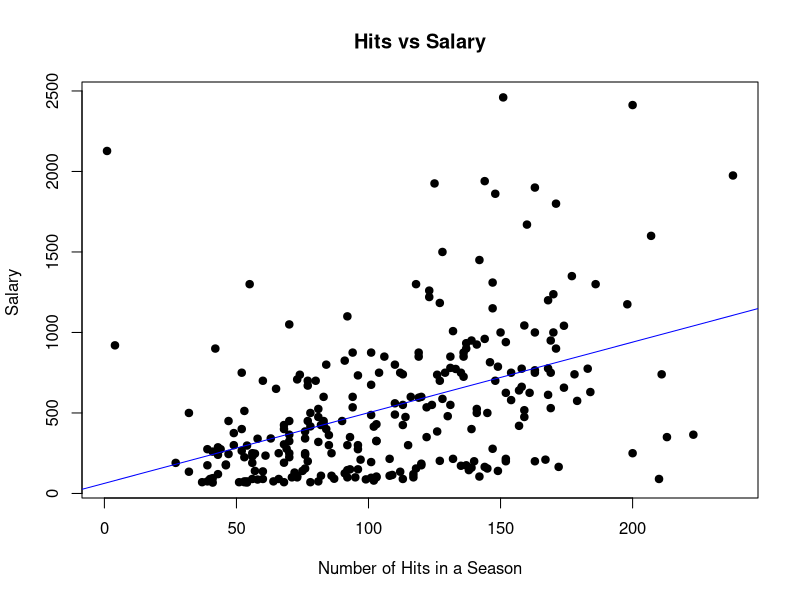

Generate this figure with R:
## ---- chunk 1
knitr::opts_chunk$set(echo = TRUE)
## ---- chunk 2
baseball = read.csv("baseball_5.csv")
head(baseball)
## ---- chunk 3
plot(baseball$Hits, baseball$Salary, main="Hits vs Salary",
   xlab="Number of Hits in a Season", ylab="Salary ", pch=19)

abline(lm(baseball$Salary~baseball$Hits, data=baseball), col="blue")
## ---- chunk 4
summary(lm(Salary~Hits, data=baseball))
## ---- chunk 5
deviance(lm(Salary~Hits, data=baseball))
## ---- chunk 6
summary((lm(baseball$Salary~baseball$Hits)))$r.squared 
## ---- chunk 7
multi_fit = lm(Salary~Hits+Walks+PutOuts+CHits, data=baseball)
summary(multi_fit)$coefficients
## ---- chunk 8
deviance(multi_fit)
## ---- chunk 9
summary(multi_fit)$r.squared
## ---- chunk 10
p_values <- summary(multi_fit)$coefficients[,4]
df <- data.frame(p_values)
p <- c()
for (i in 1:nrow(df)) {
  if (df[i, ] < 0.05) {
    p <- append(p, "reject")
  } else {
    p <- append(p, "fail to reject")
  }
}

df$result <- p
df
